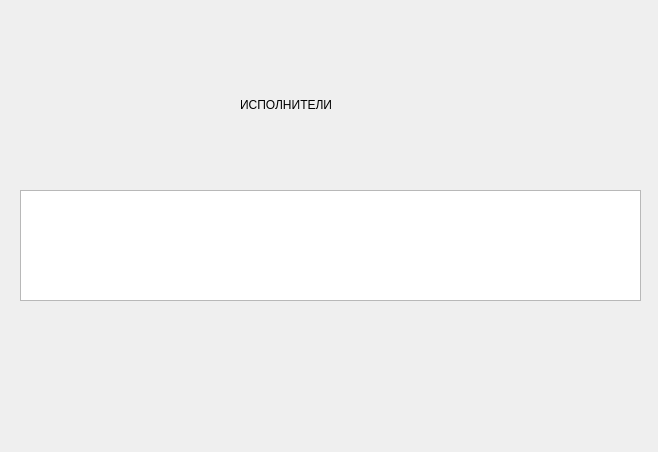
<?xml version="1.0" encoding="UTF-8"?>
<ui version="4.0">
 <class>ArtistView</class>
 <widget class="QWidget" name="ArtistView">
  <property name="geometry">
   <rect>
    <x>0</x>
    <y>0</y>
    <width>658</width>
    <height>452</height>
   </rect>
  </property>
  <property name="windowTitle">
   <string>Form</string>
  </property>
  <widget class="QTableView" name="tableView">
   <property name="geometry">
    <rect>
     <x>20</x>
     <y>190</y>
     <width>621</width>
     <height>111</height>
    </rect>
   </property>
   <attribute name="horizontalHeaderDefaultSectionSize">
    <number>150</number>
   </attribute>
  </widget>
  <widget class="QLabel" name="label">
   <property name="geometry">
    <rect>
     <x>240</x>
     <y>80</y>
     <width>111</width>
     <height>51</height>
    </rect>
   </property>
   <property name="text">
    <string>ИСПОЛНИТЕЛИ</string>
   </property>
   <property name="textFormat">
    <enum>Qt::RichText</enum>
   </property>
   <property name="scaledContents">
    <bool>true</bool>
   </property>
  </widget>
 </widget>
 <resources/>
 <connections/>
</ui>
